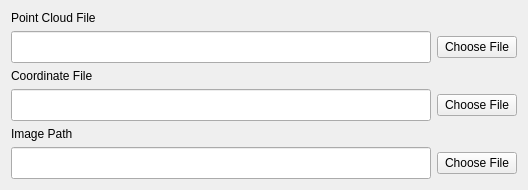
        <widget class="QWidget" name="page_20">
         <property name="geometry">
          <rect>
           <x>0</x>
           <y>0</y>
           <width>528</width>
           <height>190</height>
          </rect>
         </property>
         <attribute name="label">
          <string>Read From Local</string>
         </attribute>
         <layout class="QGridLayout" name="gridLayout_38">
          <item row="3" column="0">
           <widget class="QLineEdit" name="colorizationLocalCoorFilePath">
            <property name="sizePolicy">
             <sizepolicy hsizetype="Expanding" vsizetype="MinimumExpanding">
              <horstretch>0</horstretch>
              <verstretch>0</verstretch>
             </sizepolicy>
            </property>
           </widget>
          </item>
          <item row="2" column="0">
           <widget class="QLabel" name="label_61">
            <property name="text">
             <string>Coordinate File</string>
            </property>
           </widget>
          </item>
          <item row="3" column="1">
           <widget class="QPushButton" name="colorizationLocalCoorButton">
            <property name="text">
             <string>Choose File</string>
            </property>
           </widget>
          </item>
          <item row="1" column="1">
           <widget class="QPushButton" name="colorizationLocalPcButton">
            <property name="text">
             <string>Choose File</string>
            </property>
           </widget>
          </item>
          <item row="0" column="0">
           <widget class="QLabel" name="label_62">
            <property name="text">
             <string>Point Cloud File</string>
            </property>
           </widget>
          </item>
          <item row="1" column="0">
           <widget class="QLineEdit" name="colorizationLocalPcFilePath">
            <property name="sizePolicy">
             <sizepolicy hsizetype="Expanding" vsizetype="MinimumExpanding">
              <horstretch>0</horstretch>
              <verstretch>0</verstretch>
             </sizepolicy>
            </property>
           </widget>
          </item>
          <item row="4" column="0">
           <widget class="QLabel" name="label_63">
            <property name="text">
             <string>Image Path</string>
            </property>
           </widget>
          </item>
          <item row="5" column="0">
           <widget class="QLineEdit" name="colorizationLocalImgFilePath">
            <property name="sizePolicy">
             <sizepolicy hsizetype="Expanding" vsizetype="MinimumExpanding">
              <horstretch>0</horstretch>
              <verstretch>0</verstretch>
             </sizepolicy>
            </property>
           </widget>
          </item>
          <item row="5" column="1">
           <widget class="QPushButton" name="colorizationLocalImgButton">
            <property name="text">
             <string>Choose File</string>
            </property>
           </widget>
          </item>
         </layout>
        </widget>
